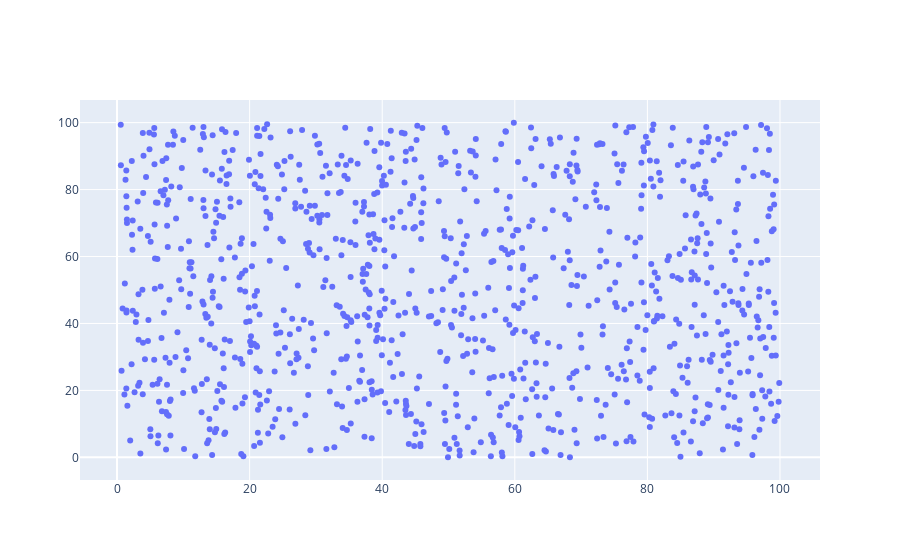
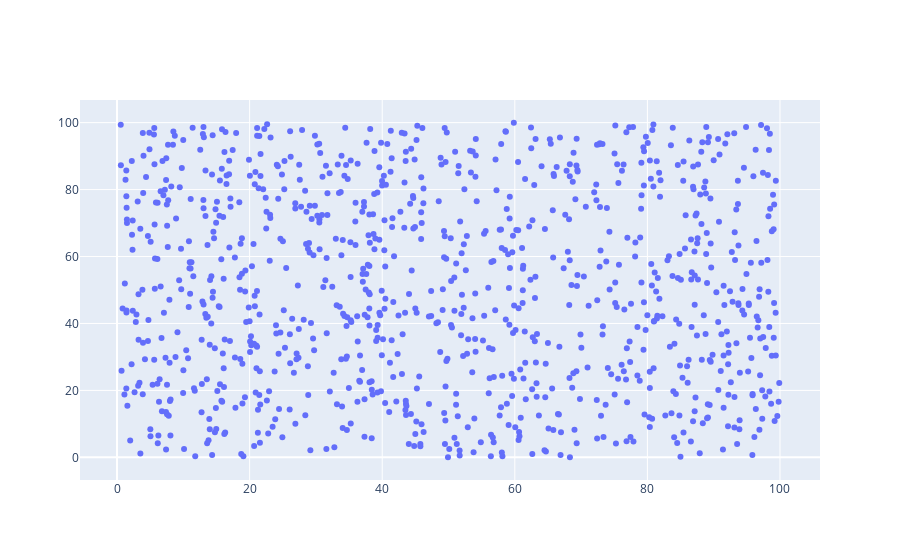

Notebook source saved alongside these figures, in order:
### Markdown cell above
# Dragmode

By default, you can adjust the scale and display sector of Plotly plots by dragging them with your mouse. Sometimes this feature is not suitable, so you can disable it by setting the `dragmode` layout property to `False`.

In the following example I build absolutely inetic plots, but in the first case `dragmode=True` (defalut case), in the second case `dragmode=False`. So try it yourself - you can drag the first plot and cat the second.

### Code cell
import numpy as np
import plotly.graph_objects as go

samples_counts = 1000
x_values = np.random.uniform(0, 100, samples_counts)
y_values = np.random.uniform(0, 100, samples_counts)

my_scatter = go.Scatter(
    x = x_values,
    y = y_values,
    mode = "markers"
)

go.Figure(my_scatter).show()

go.Figure(
    data = my_scatter,
    layout=dict(dragmode = False)
).show()

### Figure 1 — Plotly figure (JSON) as saved in the notebook; plotly's stock layout.template omitted (floating-point values rounded to 4 significant figures; data arrays with more than 128 entries replaced by an {"elided": "..."} marker saying what was removed)
{"data": [{"mode": "markers", "type": "scatter", "x": {"elided": "1000 float values"}, "y": {"elided": "1000 float values"}}], "layout": {"autosize": true, "xaxis": {"autorange": true, "range": [-5.348, 105.8], "type": "linear"}, "yaxis": {"autorange": true, "range": [-8.215, 108.2], "type": "linear"}}}

### Figure 2 — Plotly figure (JSON) as saved in the notebook; plotly's stock layout.template omitted (floating-point values rounded to 4 significant figures; data arrays with more than 128 entries replaced by an {"elided": "..."} marker saying what was removed)
{"data": [{"mode": "markers", "type": "scatter", "x": {"elided": "1000 float values"}, "y": {"elided": "1000 float values"}}], "layout": {"autosize": true, "dragmode": false, "xaxis": {"autorange": true, "range": [-5.348, 105.8], "type": "linear"}, "yaxis": {"autorange": true, "range": [-8.215, 108.2], "type": "linear"}}}
